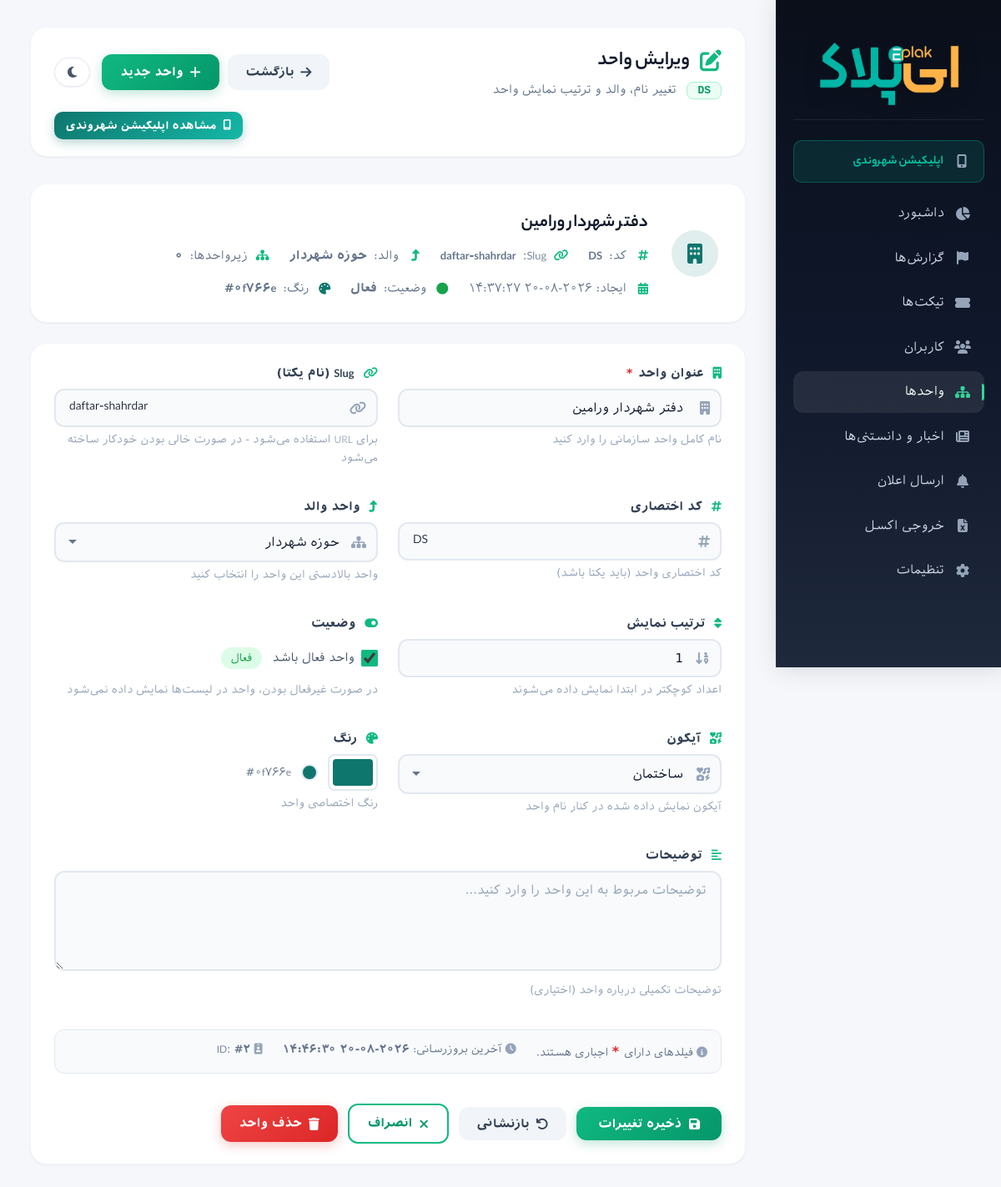
/admin/department_edit.php?id=2 (signed in), run on the app's committed database.
### tables this page shows
CREATE TABLE `departments`  (
  `id` int UNSIGNED NOT NULL AUTO_INCREMENT,
  `name` varchar(255) NOT NULL COMMENT 'نام واحد',
  `slug` varchar(255) NULL DEFAULT NULL COMMENT 'نام یکتا برای URL',
  `code` varchar(50) NULL DEFAULT NULL COMMENT 'کد اختصاری واحد',
  `parent_id` int UNSIGNED NULL DEFAULT NULL COMMENT 'واحد والد',
  `sort_order` int UNSIGNED NOT NULL DEFAULT 0 COMMENT 'ترتیب نمایش',
  `is_active` tinyint(1) NOT NULL DEFAULT 1 COMMENT 'وضعیت فعال/غیرفعال',
  `description` text NULL COMMENT 'توضیحات واحد',
  `icon` varchar(50) NULL DEFAULT NULL COMMENT 'آیکون واحد (FontAwesome)',
  `color` varchar(7) NULL DEFAULT '#0f766e' COMMENT 'رنگ واحد (هگزادسیمال)',
  `created_at` timestamp NOT NULL DEFAULT current_timestamp(),
  `updated_at` timestamp NOT NULL DEFAULT current_timestamp() ON UPDATE CURRENT_TIMESTAMP,
  PRIMARY KEY (`id`) USING BTREE,
  UNIQUE INDEX `uq_departments_slug`(`slug` ASC) USING BTREE,
  UNIQUE INDEX `uq_departments_code`(`code` ASC) USING BTREE,
  UNIQUE INDEX `uq_departments_name_parent`(`name` ASC, `parent_id` ASC) USING BTREE,
  INDEX `idx_departments_parent`(`parent_id` ASC) USING BTREE,
  INDEX `idx_departments_sort`(`parent_id` ASC, `sort_order` ASC) USING BTREE,
  INDEX `idx_departments_active`(`is_active` ASC) USING BTREE,
  CONSTRAINT `fk_departments_parent` FOREIGN KEY (`parent_id`) REFERENCES `departments` (`id`) ON DELETE CASCADE ON UPDATE CASCADE
);

### admin/department_edit.php (the view, shortened to what the rows shown need)
<?php
require_once __DIR__ . '/auth.php';
require_once __DIR__ . '/includes/functions.php';
$id = (int)($_GET['id'] ?? 0);
$department = getDepartmentById($pdo, $id);
$parents = getAllDepartments($pdo);
$subDepartments = [];
if (function_exists('getSubDepartments')) {
    $subDepartments = getSubDepartments($pdo, $id);
} else {
    $stmt = $pdo->prepare('SELECT * FROM departments WHERE parent_id = :parent_id');
    $stmt->execute([':parent_id' => $id]);
    $subDepartments = $stmt->fetchAll(PDO::FETCH_ASSOC);
}
$suggestedIcons = [
    'fa-building' => 'ساختمان',
    'fa-user-tie' => 'مدیریت',
    'fa-users' => 'کاربران',
    'fa-laptop-code' => 'فناوری اطلاعات',
    'fa-hard-hat' => 'عمرانی',
    'fa-city' => 'شهرسازی',
    'fa-broom' => 'خدمات شهری',
    'fa-bus' => 'حمل و نقل',
    'fa-music' => 'فرهنگی',
    'fa-chart-pie' => 'برنامه‌ریزی',
    'fa-coins' => 'مالی',
    'fa-recycle' => 'پسماند',
    'fa-tree' => 'فضای سبز',
    'fa-truck' => 'تدارکات',
    'fa-gavel' => 'حقوقی',
    'fa-shield-alt' => 'حراست',
    'fa-handshake' => 'روابط عمومی',
    'fa-search' => 'بازرسی',
];
?>
<!doctype html>
<html lang="fa" dir="rtl">
<head>
  <link rel="stylesheet" href="assets/style.css?v=6">
  <link rel="stylesheet" href="assets/fontawesome/css/all.min.css">
</head>
<body>
  <div class="layout">
    <main class="main">
      <header class="topbar">
        <div class="topbar-left">
          <h1>
            <i class="fas fa-edit" style="color: var(--primary-500); margin-left: 12px;"></i>
            ویرایش واحد
          </h1>
          <p>
            <span class="badge-code" style="margin-left: 8px;"><?= htmlspecialchars($department['code'] ?? '') ?></span>
            تغییر نام، والد و ترتیب نمایش واحد
          </p>
        </div>
      </header>
      <div class="user-profile-card" style="margin-bottom: 24px;">
        <div class="user-profile-info">
          <h3><?= htmlspecialchars($department['name']) ?></h3>
          <div class="user-profile-details">
            <span><i class="fas fa-hashtag"></i> کد: <strong><?= htmlspecialchars($department['code'] ?? '') ?></strong></span>
            <span><i class="fas fa-link"></i> Slug: <strong><?= htmlspecialchars($department['slug'] ?? '') ?></strong></span>
            <?php if (!empty($department['parent_id'])):
              $parent = getDepartmentById($pdo, $department['parent_id']);
            ?>
              <span><i class="fas fa-level-up-alt"></i> والد: <strong><?= htmlspecialchars($parent['name'] ?? 'ندارد') ?></strong></span>
            <?php endif; ?>
            <span><i class="fas fa-sitemap"></i> زیرواحدها: <strong><?= count($subDepartments) ?></strong></span>
            <span><i class="fas fa-calendar-alt"></i> ایجاد: <?= htmlspecialchars($department['created_at'] ?? 'نامشخص') ?></span>
            <span>
              <i class="fas fa-circle" style="color: <?= ($department['is_active'] ?? 1) ? 'var(--success)' : 'var(--danger)' ?>;"></i>
              وضعیت: <strong><?= ($department['is_active'] ?? 1) ? 'فعال' : 'غیرفعال' ?></strong>
            </span>
            <span>
              <i class="fas fa-palette" style="color: <?= htmlspecialchars($department['color'] ?? '#0f766e') ?>;"></i>
              رنگ: <strong><?= htmlspecialchars($department['color'] ?? '#0f766e') ?></strong>
            </span>
          </div>
        </div>
      </div>
      <section class="panel">
        <form method="post" class="report-form">
          <div class="form-row">
            <div class="form-group">
              <div class="input-icon-wrapper">
                <input
                  type="text"
                  id="name"
                  name="name"
                  class="form-control"
                  value="<?= htmlspecialchars($department['name']) ?>"
                  required
                  placeholder="نام واحد را وارد کنید"
                  autofocus
                >
              </div>
            </div>
            <div class="form-group">
              <div class="input-icon-wrapper">
                <input
                  type="text"
                  id="slug"
                  name="slug"
                  class="form-control"
                  value="<?= htmlspecialchars($department['slug'] ?? '') ?>"
                  placeholder="به‌طور خودکار تولید می‌شود"
                  dir="ltr"
                >
              </div>
            </div>
          </div>
          <div class="form-row">
            <div class="form-group">
              <div class="input-icon-wrapper">
                <input
                  type="text"
                  id="code"
                  name="code"
                  class="form-control"
                  value="<?= htmlspecialchars($department['code'] ?? '') ?>"
                  placeholder="مثلاً IT"
                  dir="ltr"
                >
              </div>
            </div>
            <div class="form-group">
              <div class="input-icon-wrapper">
                <select id="parent_id" name="parent_id" class="form-control">
                  <?php foreach ($parents as $parent): ?>
                    <?php if ((int)($parent['parent_id'] ?? 0) === 0 && (int)$parent['id'] !== (int)$department['id']): ?>
                      <option value="<?= (int)$parent['id'] ?>" <?= ((int)($department['parent_id'] ?? 0) === (int)$parent['id']) ? 'selected' : '' ?>>
                        <?= htmlspecialchars($parent['name']) ?>
                      </option>
                    <?php endif; ?>
                  <?php endforeach; ?>
                </select>
              </div>
            </div>
          </div>
          <div class="form-row">
            <div class="form-group">
              <div class="input-icon-wrapper">
                <input
                  type="number"
                  id="sort_order"
                  name="sort_order"
                  class="form-control"
                  min="0"
                  value="<?= (int)($department['sort_order'] ?? 0) ?>"
                  placeholder="۰"
                >
              </div>
            </div>
            <div class="form-group">
              <div style="display: flex; align-items: center; gap: 12px; padding: 10px 0;">
                <label style="display: flex; align-items: center; gap: 8px; font-weight: normal; cursor: pointer; margin: 0;">
                  <input type="checkbox" id="is_active" name="is_active" <?= ($department['is_active'] ?? 1) ? 'checked' : '' ?> style="width: 20px; height: 20px; accent-color: var(--primary-500); cursor: pointer;">
                  <span style="font-size: 14px; color: var(--dark-600);">واحد فعال باشد</span>
                </label>
              </div>
            </div>
          </div>
          <div class="form-row">
            <div class="form-group">
              <div class="input-icon-wrapper">
                <select id="icon" name="icon" class="form-control">
                  <?php foreach ($suggestedIcons as $iconClass => $iconName): ?>
                    <option value="<?= $iconClass ?>" <?= ($department['icon'] ?? 'fa-building') === $iconClass ? 'selected' : '' ?>>
                      <i class="fas <?= $iconClass ?>"></i> <?= $iconName ?>
                    </option>
                  <?php endforeach; ?>
                </select>
              </div>
            </div>
            <div class="form-group">
              <div style="display: flex; align-items: center; gap: 12px;">
                <input
                  type="color"
                  id="color"
                  name="color"
                  class="form-control"
                  value="<?= htmlspecialchars($department['color'] ?? '#0f766e') ?>"
                  style="width: 60px; height: 44px; padding: 2px; cursor: pointer;"
                >
                <span id="colorPreview" style="display: inline-block; width: 20px; height: 20px; border-radius: 50%; background: <?= htmlspecialchars($department['color'] ?? '#0f766e') ?>; border: 2px solid var(--dark-200);"></span>
                <span style="font-size: 13px; color: var(--dark-500);" id="colorValue"><?= htmlspecialchars($department['color'] ?? '#0f766e') ?></span>
              </div>
            </div>
          </div>
          <div class="form-row">
            <div class="form-group full-width">
              <div style="display: flex; gap: 24px; flex-wrap: wrap; padding: 12px 16px; background: var(--dark-50); border-radius: var(--radius-md); border: 1px solid var(--dark-200);">
                <span style="font-size: 13px; color: var(--dark-500);">
                  <i class="fas fa-clock" style="color: var(--dark-400);"></i>
                  آخرین بروزرسانی: <strong><?= htmlspecialchars($department['updated_at'] ?? $department['created_at'] ?? 'نامشخص') ?></strong>
                </span>
                <span style="font-size: 13px; color: var(--dark-500);">
                  <i class="fas fa-id-badge" style="color: var(--dark-400);"></i>
                  ID: <strong>#<?= (int)$department['id'] ?></strong>
                </span>
              </div>
            </div>
          </div>
        </form>
      </section>
    </main>
  </div>
</body>
</html>

### data on the page
departments: code "DS", name "دفتر شهردار ورامین", slug "daftar-shahrdar", created_at "۲۰۲۶-۰۸-۲۰ ۱۴:۳۷:۲۷", color "#۰f۷۶۶e", parent_id "حوزه شهردار", sort_order "1", is_active "☑", icon "ساختمان", color "#0f766e", updated_at "۲۰۲۶-۰۸-۲۰ ۱۴:۴۶:۳۰", id "۲"
departments: name "حوزه شهردار"

### other printed values
count($subDepartments) "۰"
